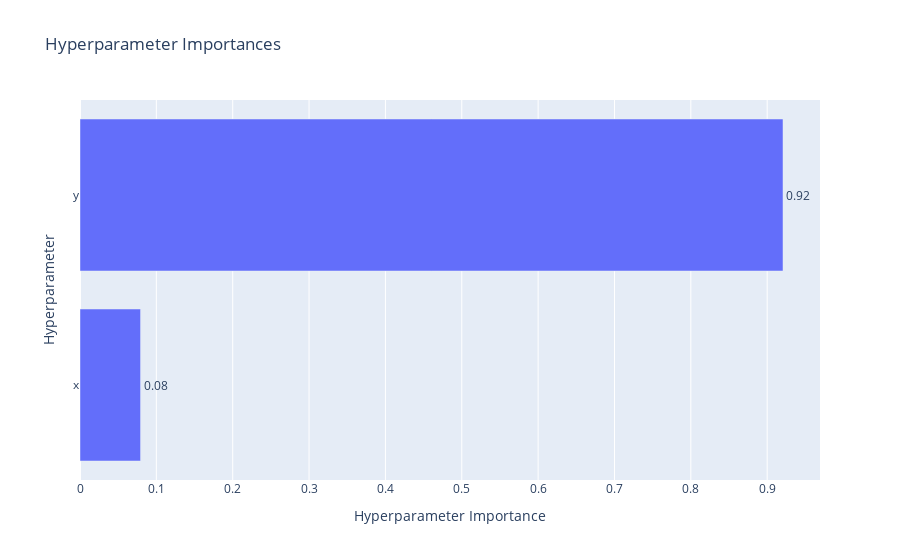

Notebook code cell kept with this figure:
### Code cell
import optuna.visualization as vis

# 하이퍼 파라미터 중요도 시각화
vis.plot_param_importances(study).show()

### Figure 1 — Plotly figure (JSON) as saved in the notebook; plotly's stock layout.template omitted (floating-point values rounded to 4 significant figures)
{"data": [{"cliponaxis": false, "hovertemplate": ["x (FloatDistribution): 0.0792968831139647<extra></extra>", "y (FloatDistribution): 0.9207031168860353<extra></extra>"], "name": "Objective Value", "orientation": "h", "text": ["0.08", "0.92"], "textposition": "outside", "type": "bar", "x": [0.0793, 0.9207], "y": ["x", "y"]}], "layout": {"title": {"text": "Hyperparameter Importances"}, "xaxis": {"title": {"text": "Hyperparameter Importance"}}, "yaxis": {"title": {"text": "Hyperparameter"}}}}
